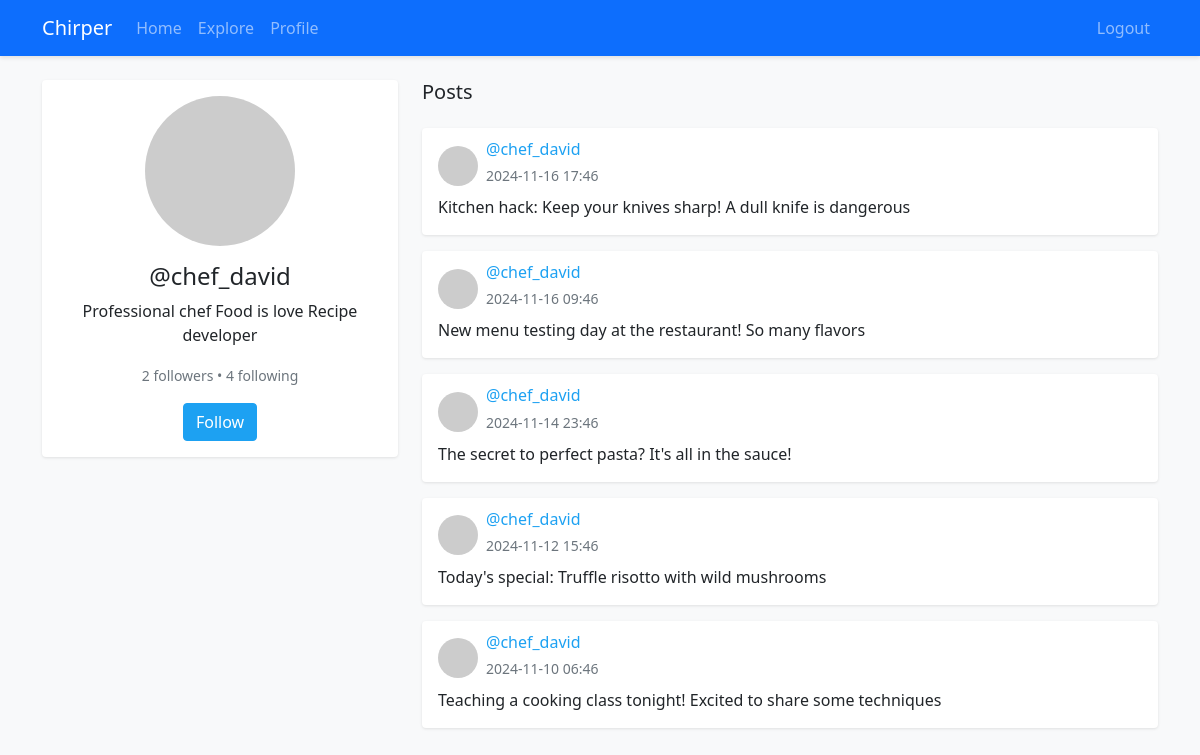
The page /user/chef_david (signed in) on the database its author committed.
### app/models.py (models this page shows, shortened)
class User(UserMixin, db.Model):
    id = db.Column(db.Integer, primary_key=True)
    username = db.Column(db.String(64), unique=True, nullable=False)
    email = db.Column(db.String(120), unique=True, nullable=False)
    password_hash = db.Column(db.String(128))
    bio = db.Column(db.String(140))
    avatar_path = db.Column(db.String(200))
    posts = db.relationship('Post', backref='author', lazy='dynamic')
    followed = db.relationship(
        'User', secondary=followers,
        primaryjoin=(followers.c.follower_id == id),
        secondaryjoin=(followers.c.followed_id == id),
        backref=db.backref('followers', lazy='dynamic'),
        lazy='dynamic'
    )
    def is_following(self, user):
        return self.followed.filter(followers.c.followed_id == user.id).count() > 0
    def get_avatar(self):
        if self.avatar_path:
            return self.avatar_path
        digest = hashlib.md5(self.email.lower().encode('utf-8')).hexdigest()
        return f'https://www.gravatar.com/avatar/{digest}?d=identicon&s=200'

class Post(db.Model):
    id = db.Column(db.Integer, primary_key=True)
    body = db.Column(db.String(280), nullable=False)
    timestamp = db.Column(db.DateTime, index=True, default=datetime.utcnow)
    user_id = db.Column(db.Integer, db.ForeignKey('user.id'), nullable=False)

### app/main.py (the view)
@main.route('/user/<username>')
@login_required
def user(username):
    user = User.query.filter_by(username=username).first_or_404()
    posts = user.posts.order_by(Post.timestamp.desc()).all()
    return render_template('user.html', user=user, posts=posts)

### app/models.py (called while the page is built)
@login_manager.user_loader
def load_user(id):
    return User.query.get(int(id))

### app/templates/user.html (shortened to what this page needs)
{% extends "base.html" %}
{% block content %}
<div class="row">
    <div class="col-md-4">
        <div class="card mb-4">
            <div class="card-body text-center">
                <div class="position-relative d-inline-block mb-3">
                    <img src="{{ user.get_avatar() }}" alt="Profile Picture" class="rounded-circle" style="width: 150px; height: 150px; object-fit: cover;">
                </div>
                <h4 class="card-title">@{{ user.username }}</h4>
                {% if user.bio %}
                <p class="card-text">{{ user.bio }}</p>
                {% endif %}
                <p class="card-text">
                    <small class="text-muted">
                        {{ user.followers.count() }} followers &bull;
                        {{ user.followed.count() }} following
                    </small>
                </p>
                {% if user != current_user %}
                    {% if not current_user.is_following(user) %}
                    <a href="{{ url_for('main.follow', username=user.username) }}"
                       class="btn btn-primary">Follow</a>
                    {% else %}
                    <a href="{{ url_for('main.unfollow', username=user.username) }}"
                       class="btn btn-outline-primary">Unfollow</a>
                    {% endif %}
                {% endif %}
            </div>
        </div>
    </div>
    <div class="col-md-8">
        <h5 class="mb-4">Posts</h5>
        {% for post in posts %}
        <div class="card mb-3">
            <div class="card-body">
                <div class="d-flex align-items-center mb-2">
                    <img src="{{ post.author.get_avatar() }}" alt="Profile Picture" class="rounded-circle me-2" style="width: 40px; height: 40px; object-fit: cover;">
                    <div>
                        <h6 class="card-subtitle mb-1">
                            <a href="{{ url_for('main.user', username=post.author.username) }}" class="text-decoration-none">
                                @{{ post.author.username }}
                            </a>
                        </h6>
                        <small class="text-muted">{{ post.timestamp.strftime('%Y-%m-%d %H:%M') }}</small>
                    </div>
                </div>
                <p class="card-text">{{ post.body }}</p>
            </div>
        </div>
        {% endfor %}
    </div>
</div>
{% endblock %}

### app/static/style.css (style rules this page uses)
body { background-color: #f8f9fa; }
.card { border: none; box-shadow: 0 1px 3px rgba(0,0,0,.1); }
.btn-primary { background-color: #1da1f2; border-color: #1da1f2; }
a { color: #1da1f2; }

### rows shown on the page
User: username "chef_david", bio "Professional chef Food is love Recipe developer"
Post: author.username "chef_david", timestamp "2024-11-16 17:46", body "Kitchen hack: Keep your knives sharp! A dull knife is dangerous"
Post: author.username "chef_david", timestamp "2024-11-16 09:46", body "New menu testing day at the restaurant! So many flavors"
Post: author.username "chef_david", timestamp "2024-11-14 23:46", body "The secret to perfect pasta? It's all in the sauce!"
Post: author.username "chef_david", timestamp "2024-11-12 15:46", body "Today's special: Truffle risotto with wild mushrooms"
Post: author.username "chef_david", timestamp "2024-11-10 06:46", body "Teaching a cooking class tonight! Excited to share some techniques"

### other values the page prints
{{ user.followers.count() }} "2"
{{ user.followed.count() }} "4"
